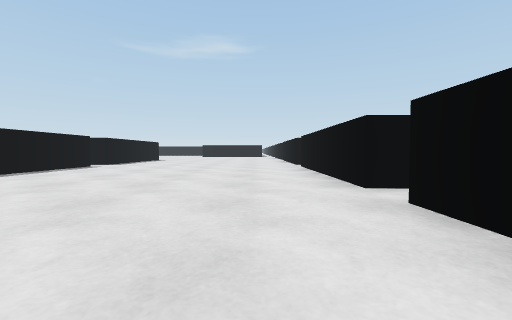
view 1 (above)

24 first-person views from a walk through a Unity game level. The camera is 0.51 m above the floor, tilts 2° down and sees 90° across. The floor is counted in squares, 1 m on a side. Each view is taken from the middle of a square. On the plan, view 1 faces up. The plan holds only what a view shows up to about 9 squares ahead; the rest is blank. The place goes on beyond the plan.

view 2
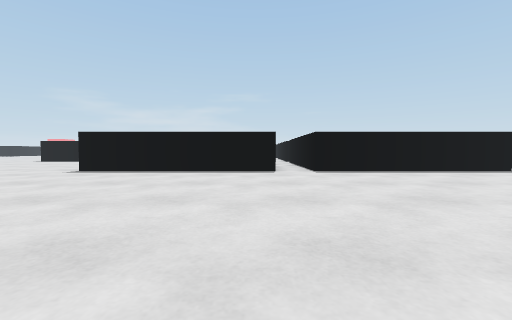

view 3
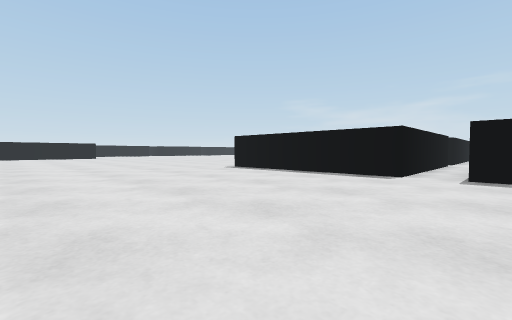

view 4
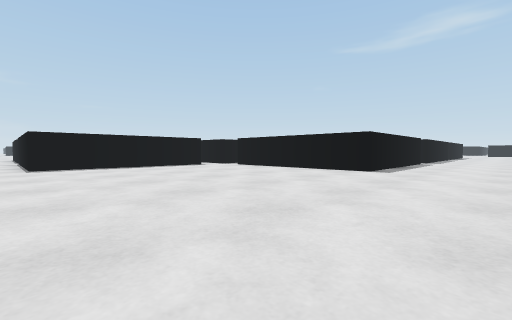

view 5
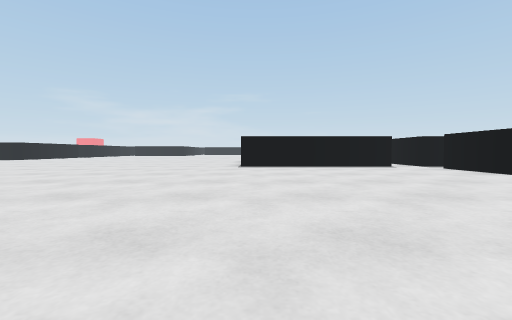

view 6
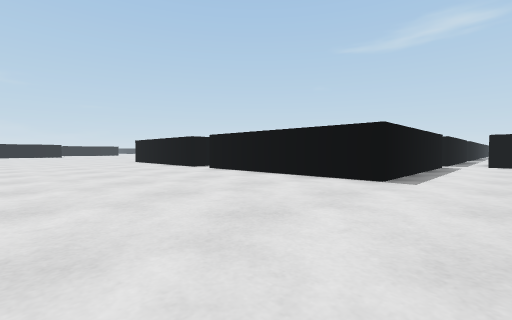

view 7
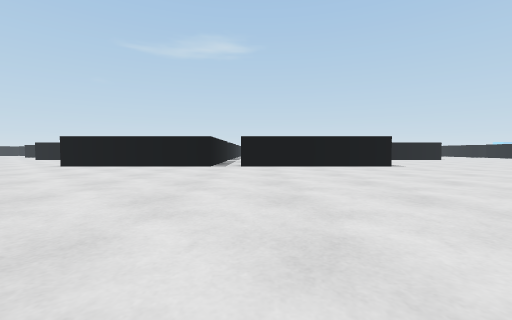

view 8
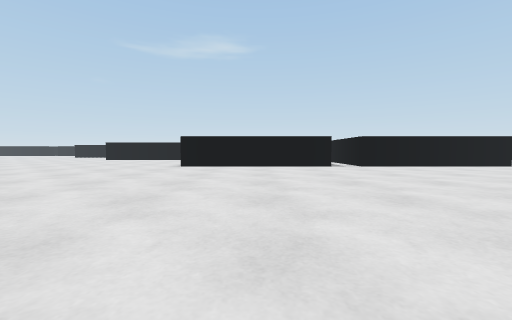

view 9
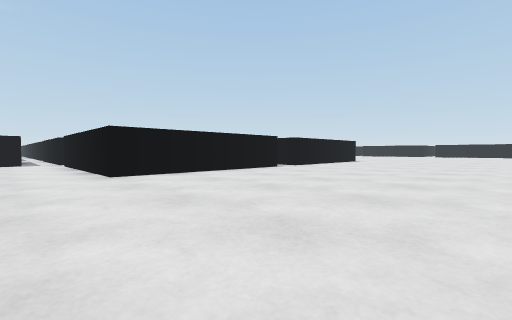

view 10
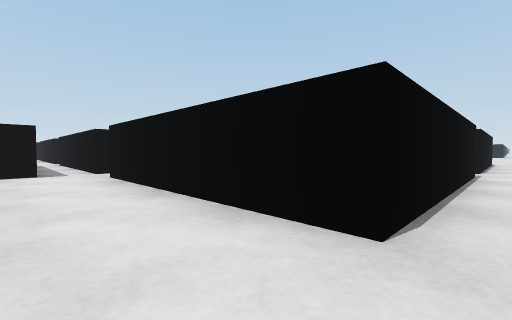

view 11
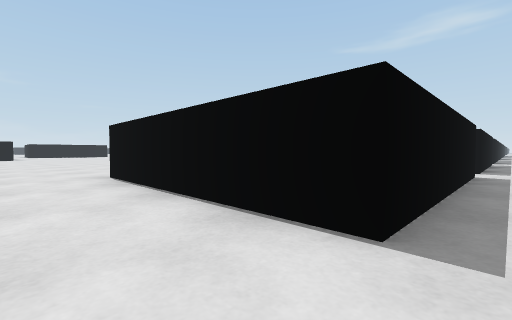

view 12
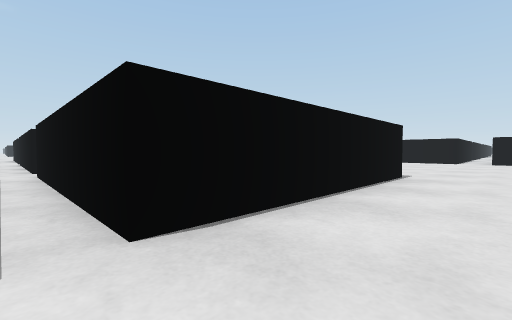

view 13
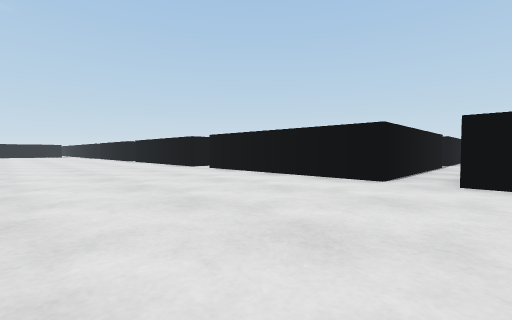

view 14
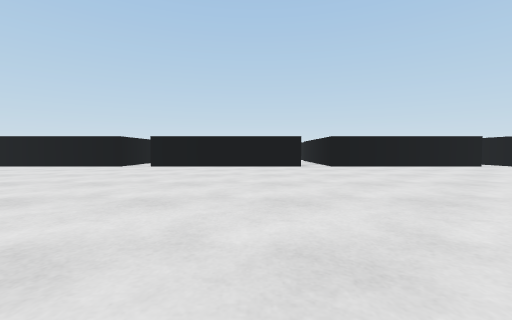

view 15
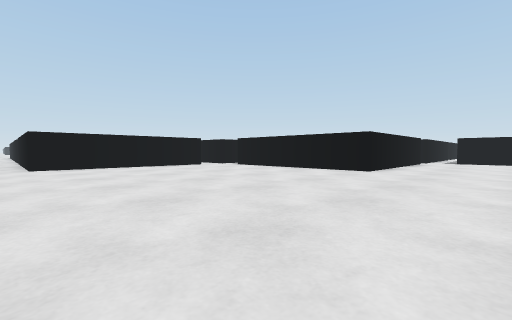

view 16
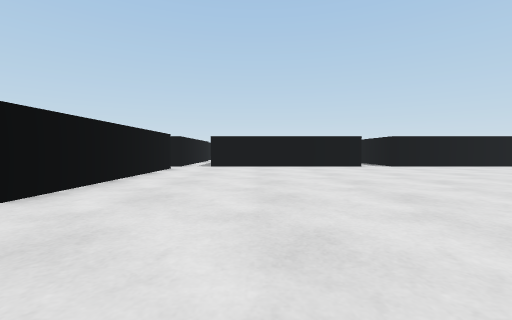

view 17
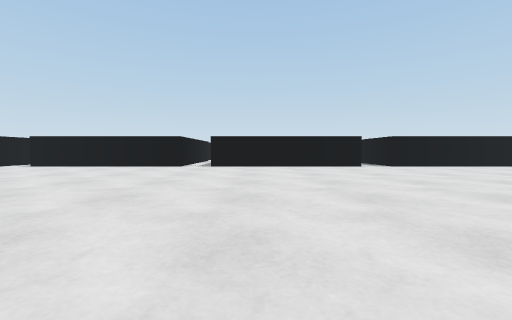

view 18
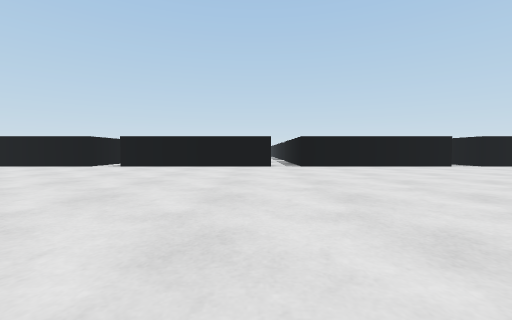

view 19
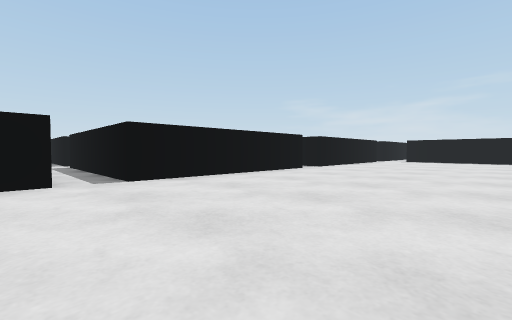

view 20
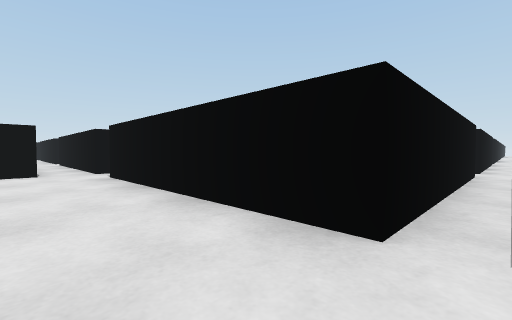

view 21
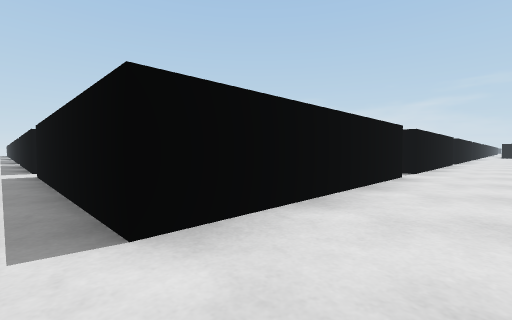

view 22
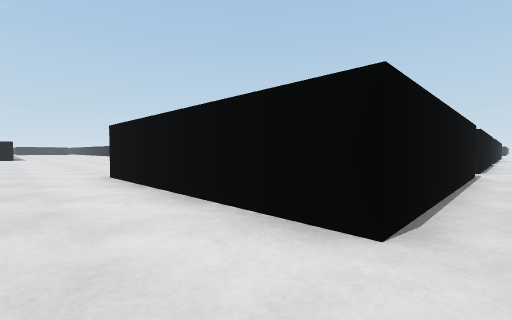

view 23
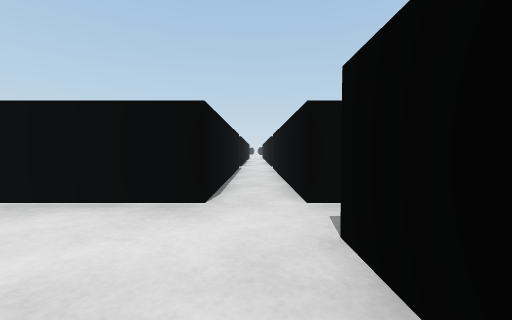

view 24
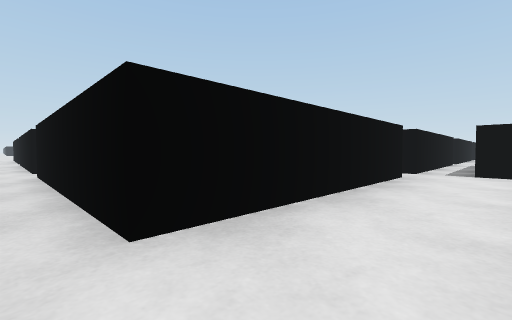

### Floor plan
Points are (right, up) in squares from view 1. A wall is a line through its corners. A room is listed if a view was taken in it or the views show most of it. See-through windows are left out.
Room 1 (views 1, 2, 3, 4, 5, 6, 7, 8, 9, 10, 11, 12, 13, 14, 15, 16, 17, 18, 19, 20, 21, 22, 23, 24)
walls: (-11.5, -3.4) (-11.5, -8.5) (-16.5, -8.5); (-17.5, -8.5) (-22.5, -8.5) (-22.5, -3.5); (-11.5, -2.5) (-12, -2.5); (1.5, -8.6) (1.5, -3.5); (-4.5, -20.6) (-4.5, -15.5) (0.5, -15.5); (1.5, -14.5) (1.5, -9.5); (-10.5, 2.5) (-5.5, 2.5) (-5.5, -2.5) (-10.5, -2.5); (-16.6, -21.5) (-11.5, -21.5) (-11.5, -22.1); (-5.5, -22.5) (-5.5, -26.5); (-4.5, -22.1) (-4.5, -21.5); (1.5, -2.5) (1.5, 2.5); (-23.4, -2.5) (-24, -2.5); (1.5, -20.5) (1.5, -15.5); (-10.5, -26.5) (-10.5, -21.5) (-5.5, -21.5); (-22.5, -21.5) (-17.5, -21.5) (-17.5, -26.5); (1.5, 3.5) (1.5, 8.5); (-24.5, -21.5) (-23.5, -21.5) (-23.5, -22.2); (-5.5, 8.5) (-5.5, 3.5) (-8, 3.5)
ways out: opening at (-23, -3); opening at (-23, -3); opening at (-17, -26); opening at (-17, -9); opening at (-11, -26); opening at (-11, -3); opening at (-10, 3); opening at (-5, -26); opening at (-4, -21); opening at (1, -21); opening at (2, -15); opening at (2, -9); opening at (2, -3); opening at (2, 3)

Where each view was taken, in squares from view 1:
view 1: 0 up, 0 right, facing up
view 2: 2 up, 1 right, facing left
view 3: 4 up, 0 right, facing down-left
view 4: 9 down, 3 left, facing up-left
view 5: 8 down, 3 left, facing left
view 6: 13 down, 10 left, facing up-left
view 7: 17 down, 16 left, facing up
view 8: 17 down, 20 left, facing up
view 9: 14 down, 24 left, facing up-right
view 10: 9 down, 24 left, facing up-right
view 11: 10 down, 17 left, facing up-left
view 12: 4 down, 11 left, facing up-right
view 13: 4 down, 3 left, facing up-right
view 14: 7 down, 7 left, facing right
view 15: 9 down, 7 left, facing down-right
view 16: 13 down, 7 left, facing down
view 17: 13 down, 13 left, facing down
view 18: 13 down, 16 left, facing down
view 19: 17 down, 16 left, facing down-left
view 20: 20 down, 11 left, facing down-right
view 21: 20 down, 5 left, facing down-left
view 22: 21 down, 6 left, facing up-right
view 23: 15 down, 1 left, facing right
view 24: 9 down, 0 right, facing down-right
